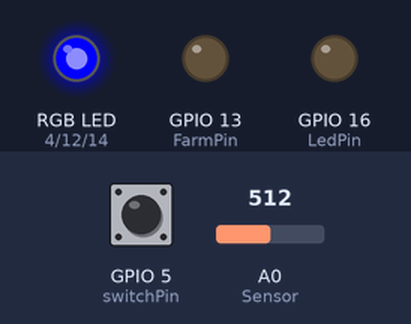
This sketch was run on a simulated ESP8266 (NodeMCU). On the bench: an RGB LED mixed from three pins (HIGH = lit), output pins drawn as LEDs (lit = HIGH). The test bench sets the inputs (shaded band); at power-on: A0 (Sensor) = 512, GPIO 5 (switchPin) LOW. WiFi joins after 1.5 s; servers stay silent unless stated.

Above: at 3.0 s.
3.1 s: A0 (Sensor) set to 605
4.6 s: A0 (Sensor) set to 631
At 5.6 s:
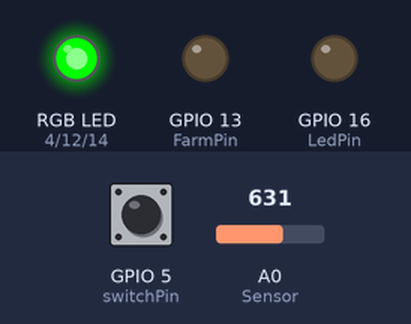
6.1 s: GPIO 5 (switchPin) pulled HIGH for 0.15 s
At 7.4 s:
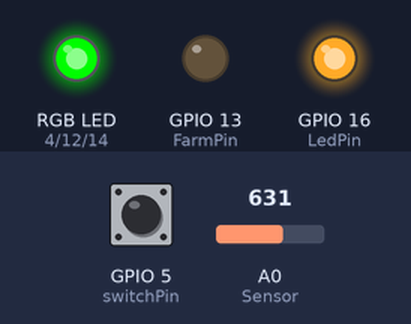
9.2 s: A0 (Sensor) set to 867
10.7 s: A0 (Sensor) set to 900
At 11.5 s:
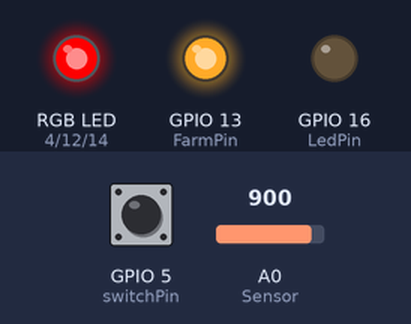
12.2 s: GPIO 5 (switchPin) pulled HIGH for 1 s
At 14.5 s:
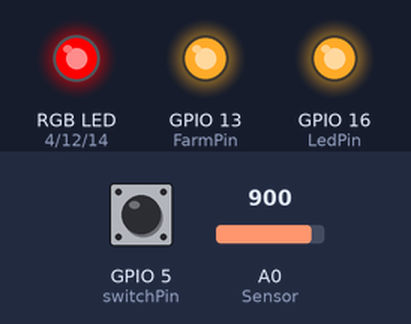
Timing chart, 0 to 17.2 s (numbered marks = the images above; inputs shaded):
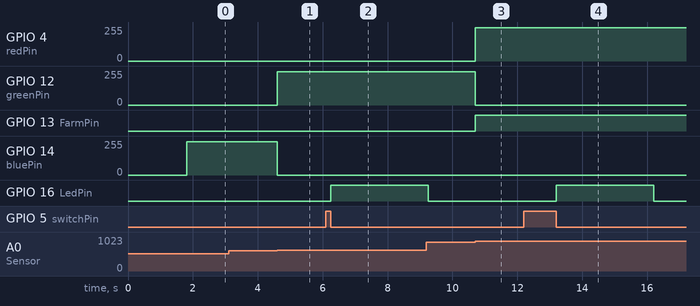

Measured:
- the behaviour switches between 616 and 617 on A0 (Sensor) (found by bisection; images 0 and 1)
- the behaviour switches between 885 and 886 on A0 (Sensor) (found by bisection; images 2 and 3)
- after the input at 3.1 s, every drawn part: stays the same
- after the input at 4.6 s, GPIO 12 (greenPin): 0/255 → 249/255 at once; GPIO 14 (bluePin): 249/255 → 0/255 at once
- after the input at 6.1 s, GPIO 16 (LedPin): LOW → HIGH after 0.15 s
- after the input at 10.7 s, GPIO 4 (redPin): 0/255 → 249/255 at once; GPIO 12 (greenPin): 249/255 → 0/255 at once; GPIO 13 (FarmPin): LOW → HIGH at once
- after the input at 12.2 s, GPIO 16 (LedPin): LOW → HIGH after 1.0 s, → LOW 3.0 s later

The sketch:

AgricultureIoT.ino
```cpp
#define BLYNK_PRINT Serial
#include <ESP8266WiFi.h>
#include <BlynkSimpleEsp8266.h>

char auth[] = "abcdefghijklmnopqrstywxz";

char ssid[] = "Test";
char pass[] = "TestPassword";

char* toiletStatus;

int debugFlag=0;

const int redPin = 4;    // ~D2
const int greenPin = 12; // ~D6
const int bluePin = 14;  // ~D5

const int switchPin = 5; // D1
const int LedPin = 16; // D0

unsigned long duration;

const int FarmPin = 13; // D7

int WiFiStrength_ = 0;
int WiFiStrength = 0;
bool presence = false;
int toiletUse = 0;
int waterPump = 0;

double analogValue = 0.0;
double analogVolts = 0.0;
int moistureLevel;

WidgetLCD lcd(V3);

BlynkTimer timer;

void setup() {
  Serial.begin(115200);
  // put your setup code here, to run once:
  Blynk.begin(auth, ssid, pass);
  // Difining RGB pin as Output
  pinMode(redPin, OUTPUT);
  pinMode(greenPin, OUTPUT);
  pinMode(bluePin, OUTPUT);

  pinMode(FarmPin, OUTPUT);

  pinMode(LedPin, OUTPUT);
  pinMode(switchPin, INPUT);

  // Waiting to Connect LED Color

  analogWrite(redPin, 280);
  analogWrite(greenPin, 300);
  analogWrite(bluePin, 300);

  // Connecting to WiFi Network
}

void loop() {

  Blynk.run();

  WiFiStrength_ = WiFi.RSSI(); // Get dBm from ESP8266
  WiFiStrength = -WiFiStrength_;


  analogValue = analogRead(A0); // Read Analog Signal From Moiture Sensor
  analogVolts = (analogValue*3) / 1024; //Convert Analog Signal to Voltage


  analogValue = constrain(analogValue, 485, 1023);
  moistureLevel = map(analogValue, 485,1023,100,0);

  RGBindication();

  Blynk.virtualWrite(V1, moistureLevel);
  Blynk.virtualWrite(V2, WiFiStrength);

  //Looping for RGB and LED Controll
  //Check Toilet Status

  motorCheck();
  getToietStatus();

  Blynk.virtualWrite(V0, toiletUse);
  Blynk.virtualWrite(V4, waterPump);

  debug();
}

void motorCheck()
{
  int value = digitalRead(switchPin);

  if(value == 1 && presence == false)
  {
    presence = true;
    toiletUse = 255;
    lcd.clear();
    lcd.print(0, 0, " TOILET STATUS ");
    lcd.print(0, 1, "---[ IN USE ]---");
  }

 if(presence == true && value == 0)
 {
   digitalWrite(LedPin, HIGH);
   delay(3000);
   digitalWrite(LedPin, LOW);

   presence = false;
   toiletUse = 0;
   lcd.clear();
   lcd.print(0, 0, " TOILET STATUS ");
   lcd.print(0, 1, "-[Under No USE]-");
  }

}

void getToietStatus()
{
  if(toiletUse == 255)
  {
   toiletStatus = "in Use";
  }
  else
  {
    toiletStatus = "under no Use";
  }
}

void debug()
{
   if(debugFlag==1)
   {

    Serial.print("Toilet Usage :");
    Serial.println(toiletUse);
    Serial.print("Toilet ");
    Serial.println(toiletStatus);
    Serial.print("Analog raw: ");
    Serial.println(analogValue);
    Serial.print("Analog V: ");
    Serial.println(analogVolts);
    Serial.print("Moisture Level: ");
    Serial.println(moistureLevel);
    Serial.println(" ");
    Serial.print("WiFi Strength: ");
    Serial.print(WiFiStrength); Serial.println("dBm");
   }
}

void RGBindication()
{


  if (moistureLevel <= 25) // 0-25 is red "dry"
    {
      analogWrite(redPin, 1000);
      analogWrite(greenPin, 0);
      analogWrite(bluePin, 0);
      waterPump = 255;
      digitalWrite(FarmPin, HIGH);
    }

    else if (moistureLevel > 25 && moistureLevel <= 75) // 26-75 is green
    {
      analogWrite(redPin, 0);
      analogWrite(greenPin, 1000);
      analogWrite(bluePin, 0);

    }

    else if (moistureLevel > 75 ) // 76-100 is blue
    {
      analogWrite(redPin, 0);
      analogWrite(greenPin, 0);
      analogWrite(bluePin, 1000);
      waterPump = 0;
      digitalWrite(FarmPin, LOW);
    }

}
```
